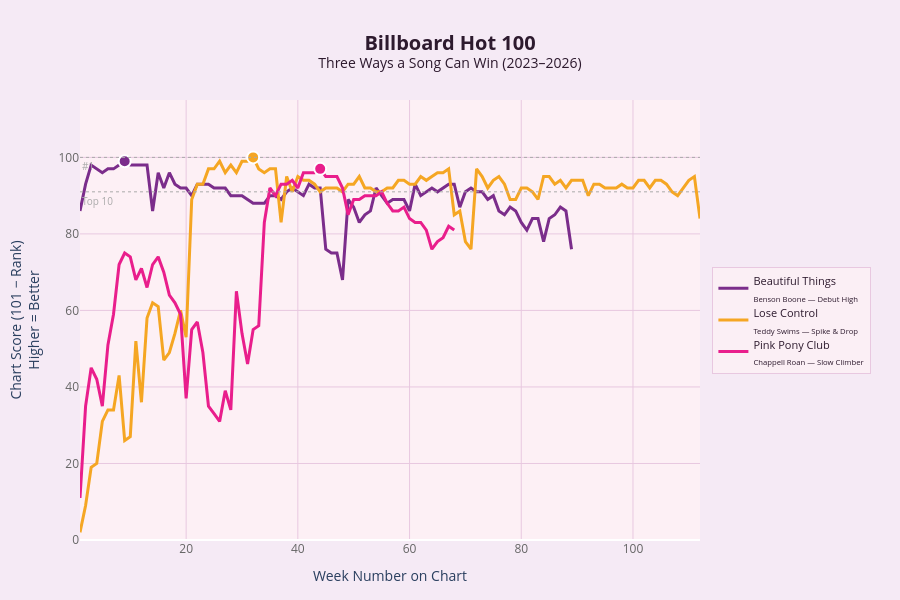

The cell this chart's notebook holds for it:
### Code cell
# Q2 — STEP 3: Pick best example per trajectory type + plot

# Pick song with most weeks per trajectory type
best_per_type = (
    df_top20.groupby(['song_key', 'trajectory'])['week_number']
    .max()
    .reset_index()
    .sort_values('week_number', ascending=False)
    .drop_duplicates(subset='trajectory')
)
print("Selected songs:")
print(best_per_type[['song_key', 'trajectory', 'week_number']].to_string())

selected_keys = best_per_type['song_key'].tolist()
df_selected = df_top20[df_top20['song_key'].isin(selected_keys)].copy()

color_map = {
    'Debut High'  : '#7b2d8b',
    'Spike & Drop': '#f5a623',
    'Slow Climber': '#e91e8c',
}

fig = go.Figure()

for song_key, group in df_selected.groupby('song_key'):
    trajectory  = group['trajectory'].iloc[0]
    color       = color_map[trajectory]
    short_name  = song_key.split(' — ')[0]
    artist_name = song_key.split(' — ')[1]
    group       = group.sort_values('week_number')

    entry_date = group['chart_date'].min().strftime('%b %Y')
    last_date  = group['chart_date'].max().strftime('%b %Y')
    peak_idx   = group['chart_score'].idxmax()
    peak_score = group.loc[peak_idx, 'chart_score']
    peak_week  = group.loc[peak_idx, 'week_number']
    peak_rank  = 101 - int(peak_score)

    hover_tpl = [
        build_hover_text(
            short_name, f"{artist_name} — {trajectory}",
            [f"Week: {int(row['week_number'])} ({pd.to_datetime(row['chart_date']).strftime('%b %Y')})",
             f"Rank: #{int(row['rank'])}",
             f"Score: {int(row['chart_score'])}"],
        )
        for _, row in group.iterrows()
    ]

    # Main line
    fig.add_trace(go.Scatter(
        x=group['week_number'],
        y=group['chart_score'],
        mode='lines',
        name=f"{short_name}<br><sub>{artist_name} — {trajectory}</sub>",
        line=dict(color=color, width=3),
        hovertemplate=hover_tpl,
        hoverlabel=HOVER_LABEL,
    ))

    # Peak dot
    fig.add_trace(go.Scatter(
        x=[peak_week],
        y=[peak_score],
        mode='markers',
        marker=dict(
            color=color,
            size=12,
            line=dict(color='white', width=2)
        ),
        showlegend=False,
        hovertext=[f"<b>Peak!</b><br>Rank #{peak_rank}<br>Week {int(peak_week)}"],
        hoverinfo='text',
        hoverlabel=dict(bgcolor=color, font=dict(color='white'))
    ))

# Reference lines
fig.add_hline(
    y=91, line_dash='dot', line_color='#aaaaaa', line_width=1,
    annotation_text='Top 10',
    annotation_position='bottom left',
    annotation_font=dict(color='#aaaaaa', size=10)
)
fig.add_hline(
    y=100, line_dash='dot', line_color='#aaaaaa', line_width=1,
    annotation_text='#1',
    annotation_position='bottom left',
    annotation_font=dict(color='#aaaaaa', size=10)
)

fig.update_layout(
    title=dict(
        text='<b>Billboard Hot 100</b><br>'
             '<sup>Three Ways a Song Can Win (2023–2026)</sup>',
        font=dict(size=20, color='#2d1a2e'),
        x=0.5
    ),
    xaxis=dict(
        title='Week Number on Chart',
        gridcolor='#e8c8e0',
        tickfont=dict(color='#666666'),
        zeroline=False
    ),
    yaxis=dict(
        title='Chart Score (101 − Rank)<br>Higher = Better',
        gridcolor='#e8c8e0',
        tickfont=dict(color='#666666'),
        range=[0, 115]
    ),
    plot_bgcolor='#fdf0f5',
    paper_bgcolor='#f5eaf5',
    legend=dict(
        orientation='v',
        yanchor='middle',
        y=0.5,
        xanchor='left',
        x=1.02,
        font=dict(size=11, color='#2d1a2e'),
        bgcolor='rgba(253,240,245,0.8)',
        bordercolor='#e8c8e0',
        borderwidth=1
    ),
    height=600,
    margin=dict(l=80, r=200, t=100, b=60),
    hovermode='closest',
)

fig.show()
fig.write_image('chart2_song_trajectories.png', width=1500, height=700, scale=2)
print("Saved as chart2_song_trajectories.png")
